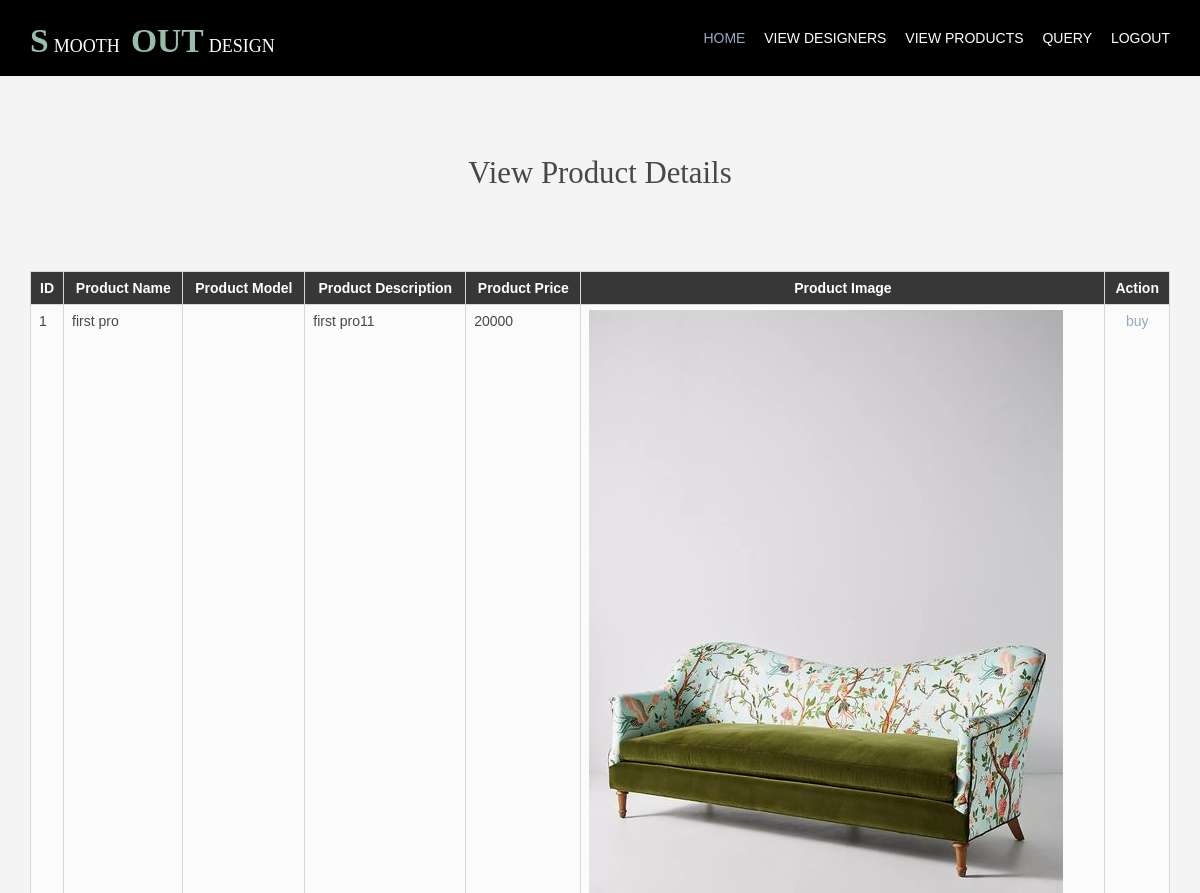
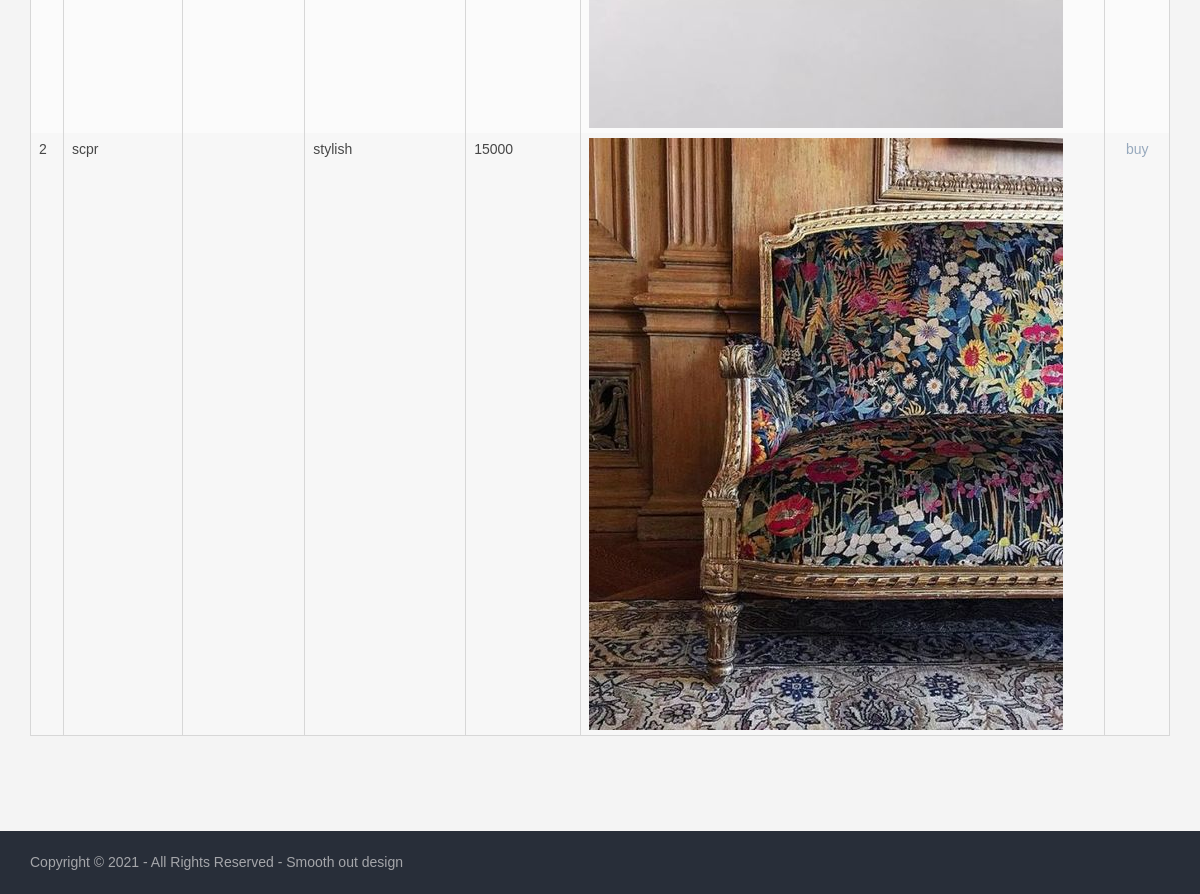
/Customer/viewproducts.php, run on the app's committed database (2 pictures, top to bottom).
### tables this page shows
CREATE TABLE IF NOT EXISTS `products` (
  `id` int(11) NOT NULL AUTO_INCREMENT,
  `productname` varchar(200) NOT NULL,
  `productdescription` varchar(200) NOT NULL,
  `productprice` varchar(200) NOT NULL,
  `email` varchar(100) NOT NULL,
  `pro_image` varchar(200) NOT NULL,
  PRIMARY KEY (`id`)
);

### Customer/viewproducts.php (the view, shortened to what this page needs)
<?php
include_once 'forms/config.php';
?>
<!DOCTYPE html>
<html lang="">
<head>
<link href="../layout/styles/layout.css" rel="stylesheet" type="text/css" media="all">
</head>
<body id="top">
<?php
  include('inc/header.php');
?>
<div class="wrapper row2">
  <section id="ctdetails" class="hoc container clear">
    <div class="sectiontitle">
      <h6 class="heading font-x2">View Product details</h6>
    </div>
    <table class="table table-striped">
            <thead>
            <tr>
                <th style="text-align: center">ID</th>
          <th style="text-align: center">Product Name</th>
          <th style="text-align: center">Product Model</th>
          <th style="text-align: center">Product Description</th>
          <th style="text-align: center">Product Price</th>
          <th style="text-align: center">Product Image</th>
           <th style="text-align: center">Action</th>
            </tr>
            </thead>
            <tbody>
            <?php
            $get_pro = "select * from products";
            $run_pro = mysqli_query($con,$get_pro);
            $count_pro = mysqli_num_rows($run_pro);
            if($count_pro==0){
                echo "<h2> No Product found in selected criteria </h2>";
            }
            else {
                while ($row_pro = mysqli_fetch_array($run_pro)) {
                    $id = $row_pro['id'];
                    $productname = $row_pro['productname'];
                    $productmodel = $row_pro['productmodel'];
                    $productdescription = $row_pro['productdescription'];
                    $productprice = $row_pro['productprice'];
                    $pro_image = $row_pro['pro_image'];
                    ?>
                    <tr>
                       <td><?php echo $id; ?></td>
                        <td><?php echo $productname; ?></td>
                        <td><?php echo $productmodel; ?></td>
                        <td><?php echo $productdescription; ?></td>
                        <td><?php echo $productprice; ?></td>
                        <td><img class="img-thumbnail" src='../product_images/<?php echo $pro_image;?>' width='20px' height='20px'></td>
                        <td style="text-align: center">
                          <a href="buyproduct.php?id=<?php echo $id; ?>" >buy</a></td>
                    </tr>
                    <?php
                }
            }
            ?>
            </table>
  </section>
</div>
<div class="wrapper row5">
  <div id="copyright" class="hoc clear">
    <p class="fl_left">Copyright &copy; 2021 - All Rights Reserved - <a href="#">Smooth out design</a></p>
  </div>
</div>
</body>
</html>

### layout/styles/layout.css (style rules this page uses)
.container { padding:80px 0; }
.sectiontitle { display:block; max-width:55%; margin:0 auto 80px; text-align:center; }
.sectiontitle * { margin:0; }
#copyright { padding:20px 0; }
#copyright * { margin:0; padding:0; }
*, *::before, *::after { transition:all .3s ease-in-out; }
table, th, td { border:1px solid; border-collapse:collapse; vertical-align:top; }
table, th { table-layout:auto; }
table { width:100%; margin-bottom:15px; }
th, td { padding:5px 8px; }
td { border-width:0 1px; }
body { color:#A5A6AA; background-color:#282E39; }
a { color:#97A9BD; }
.row2 { color:#474747; background-color:#F4F4F4; }
.row5, .row5 a { color:#A5A6AA; background-color:#282E39; }
table, th, td, #comments .avatar, #comments input, #comments textarea { border-color:#D7D7D7; }
th { color:#FFFFFF; background-color:#373737; }
tr, #comments li, #comments input[type="submit"], #comments input[type="reset"] { color:inherit; background-color:#FBFBFB; }
tr:nth-child(even), #comments li:nth-child(even) { color:inherit; background-color:#F7F7F7; }
table a, #comments a { background-color:inherit; }
@media screen and (min-width:1140px) { .hoc { max-width:1140px; } }

### layout/styles/framework.css (style rules this page uses)
html { overflow-y:scroll; overflow-x:hidden; }
html, body { margin:0; padding:0; font-size:14px; line-height:1.6em; }
*, *::before, *::after { box-sizing:border-box; }
.clear, .group { display:block; }
.clear::before, .clear::after, .group::before, .group::after { display:table; content:""; }
.clear, .clear::after, .group, .group::after { clear:both; }
a { outline:none; text-decoration:none; }
.fl_left, .imgl { float:left; }
img { width:auto; max-width:100%; height:auto; margin:0; padding:0; border:none; line-height:normal; vertical-align:middle; }
body, input, textarea, select { font-family:Verdana, Geneva, sans-serif; }
h1, h2, h3, h4, h5, h6, .heading { font-family:Georgia, "Times New Roman", Times, serif; }
::placeholder { opacity:1; }
h1, h2, h3, h4, h5, h6, .heading { margin:0 0 20px 0; font-size:1.4rem; line-height:normal; font-weight:normal; text-transform:capitalize; }
.font-x2 { font-size:2.2rem; }
.wrapper { display:block; position:relative; width:100%; margin:0; padding:0; text-align:left; word-wrap:break-word; }
.hoc { display:block; margin:0 auto; }
address, article, aside, figcaption, figure, footer, header, main, nav, section { display:block; margin:0; padding:0; }

### data on the page
products: id "1", productname "first pro", productdescription "first pro11", productprice "20000", pro_image (picture)
products: id "2", productname "scpr", productdescription "stylish", productprice "15000", pro_image (picture)
